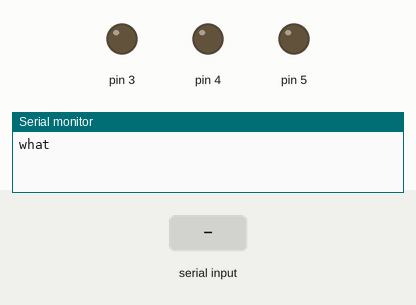
Bench run of a sketch on a simulated Arduino Uno, built with avr-gcc and run on an emulated ATmega328P. Shown: output pins drawn as LEDs (lit = HIGH), the last lines printed to the serial monitor. The test bench sets the inputs (shaded band).

Above: at 0.9 s.
1.0 s: "90,45\n" received over Serial
2.5 s: "30,150\n" received over Serial
4.0 s: "2\n" received over Serial
5.5 s: "3\n" received over Serial
7.0 s: "30,150\n" received over Serial
At 8.1 s:
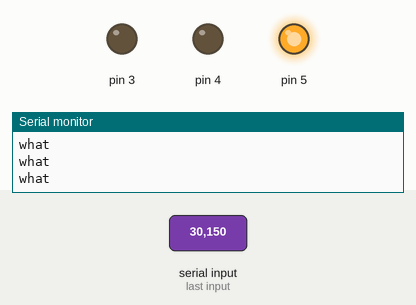
Timing chart, 0 to 9.5 s (numbered marks = the images above; inputs shaded):
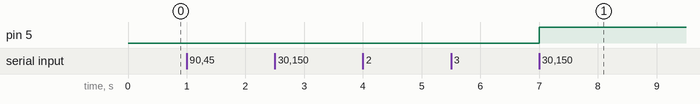

Measured:
- after the input at 7.0 s, pin 5: LOW → HIGH at once

The sketch:

prototype.ino
```cpp
// variable to store the data from the serial port
int cmd = 0;

// command arguments
int cmd_arg[2];


void setup() {
  // connect to the serial port
  Serial.begin(115200);
  // confirm ready state

  while(Serial.available()<1)
  {
    // get number of output pins and convert to int
    cmd = int(readData()) - 48;
    for(int i=0; i<cmd; i++)
    {
      cmd_arg[0] = int(readData()) - 48;
      pinMode(cmd_arg[0], OUTPUT);
    }
    break;
  }
}

void loop()
{

  askCmd();

  if(Serial.available()>0)
  {
    cmd = int(Serial.read()) - 48;

    if(cmd==0) //set digital low
    {
      cmd_arg[0] = int(readData()) - 48;
      digitalWrite(cmd_arg[0],LOW);
    }

    if(cmd==1) //set digital high
    {
      cmd_arg[0] = int(readData()) - 48;
      digitalWrite(cmd_arg[0],HIGH);
    }

    if(cmd==2) //get digital value
    {
      cmd_arg[0] = int(readData()) - 48;
      cmd_arg[0] = digitalRead(cmd_arg[0]);
      Serial.println(cmd_arg[0]);
    }

    if(cmd==3) // set analog value
    {
      Serial.println("I'm in the right place");
      cmd_arg[0] = int(readData()) - 48;
      cmd_arg[1] = readHexValue();
      analogWrite(cmd_arg[0],cmd_arg[1]);
    }

    if(cmd==4) //read analog value
    {
      cmd_arg[0] = int(readData()) - 48;
      cmd_arg[0] = analogRead(cmd_arg[0]);
      Serial.println(cmd_arg[0]);
    }
  }
}

char readData()
{
  askData();

  while(1)
  {
    if(Serial.available()>0)
    {
      return Serial.read();
    }
  }
}


//read hex value from serial and convert to integer
int readHexValue()
{
  int strval[2];
  int converted_str;

  while(1)
  {
    if(Serial.available()>0)
    {
      strval[0] = convert_hex_to_int(Serial.read());
      break;
    }
  }

  askData();

  while(1)
  {
    if(Serial.available()>0)
    {
      strval[1] = convert_hex_to_int(Serial.read());
      break;
    }
  }

  converted_str = (strval[0]*16) + strval[1];
  return converted_str;
}

int convert_hex_to_int(char c)
{
  return (c <= '9') ? c-'0' : c-'a'+10;
}

void askData()
{
  Serial.println("what");
}

void askCmd()
{
  askData();
  while(Serial.available()<=0)
  {}
}
```
